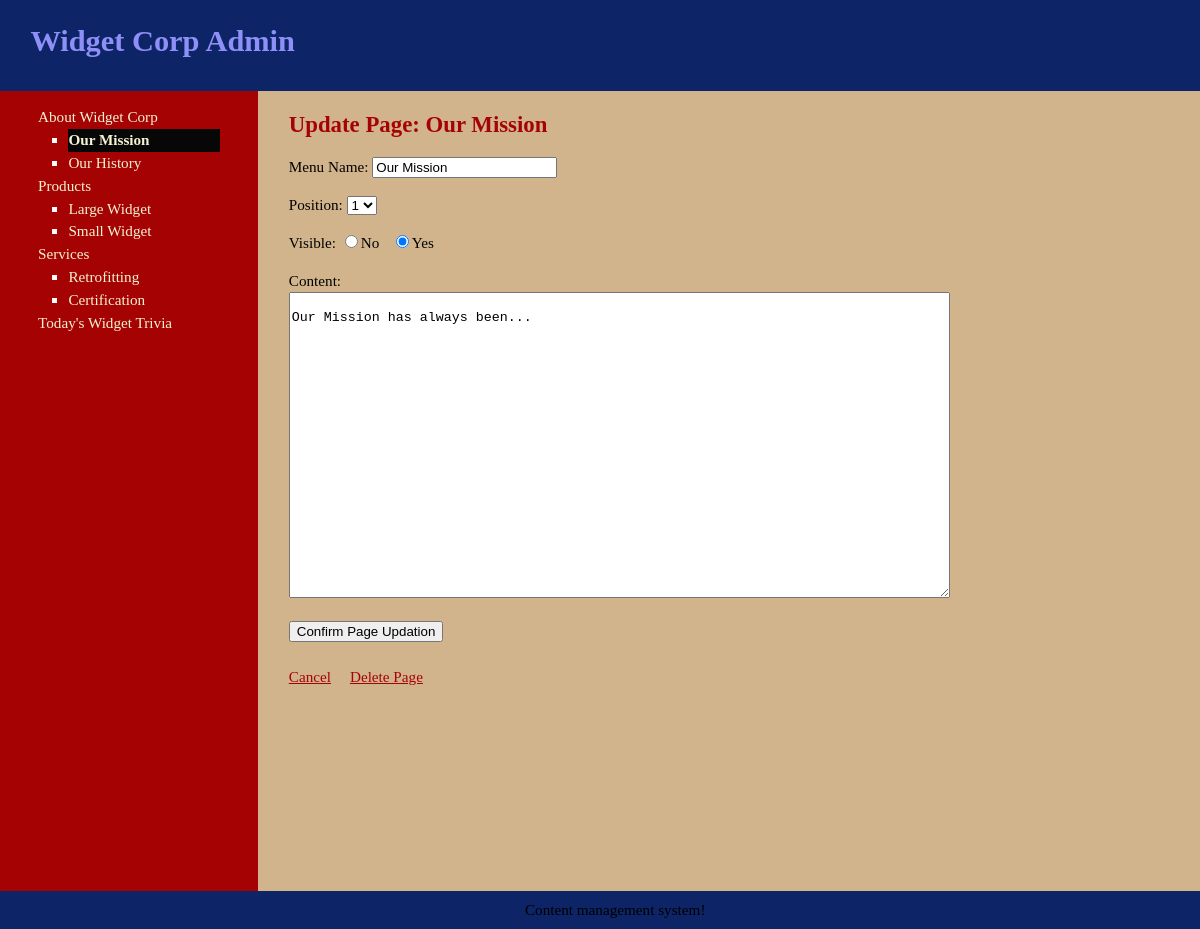
Page /public/updatePage.php?page=1 (signed in) on the committed database.
### tables this page shows
CREATE TABLE `subjects` (
  `id` int(10) NOT NULL,
  `menu_name` varchar(32) NOT NULL,
  `position` int(4) NOT NULL,
  `visible` tinyint(1) NOT NULL
);

CREATE TABLE `pages` (
  `id` int(10) NOT NULL,
  `subject_id` int(10) NOT NULL,
  `menu_name` varchar(32) NOT NULL,
  `position` int(4) NOT NULL,
  `visible` tinyint(1) NOT NULL,
  `content` text DEFAULT NULL
);

### public/updatePage.php (the view, shortened to what this page needs)
<?php require_once("../includefiles/db.php"); ?>
<?php require_once("../includefiles/functions.php"); ?>
<?php find_selected_page_from_subject(); ?>
<?php include("../includefiles/header.php"); ?>
<div id="main">
    <div id="navigation">
        <?php echo navigation($current_subject, $current_page); ?>
    </div>
    <div id="page">
        <h2>Update Page: <?php echo htmlentities($current_page["menu_name"]); ?></h2>
        <form action="updatePage.php?page=<?php echo urlencode($current_page["id"]); ?>" method="post">
            <p>Menu Name:
                <input type="text" name="menu_name"
                    value="<?php echo htmlentities($current_page["menu_name"]); ?>" />
            </p>
            <p>Position:
                <select name="position">
                <?php
                    $page_set = find_pages_for_subjects($current_page["subject_id"]);
                    $page_count = mysqli_num_rows($page_set);
                    for($count=1; $count <= $page_count; $count++)
                    {
                        echo "<option value=\"{$count}\"";
                        if($current_page["position"] == $count) {
                            echo " selected";
                        }
                        echo ">{$count}</option>";
                    }
                ?>
                </select>
            </p>
            <p>Visible:
                <input type="radio" name="visible" value="0"
                    <?php if ($current_page["visible"] == 0) {echo "checked"; } ?>/>No
                &nbsp;
                <input type="radio" name="visible" value="1"
                    <?php if ($current_page["visible"] == 1) {echo "checked"; } ?>/>Yes
            </p>
            <p>Content:<br />
                <textarea name="content" cols="80" rows="20">
                    <?php echo htmlentities($current_page["content"]); ?>
                </textarea>
            </p>
            <input type="submit" name="submit" value="Confirm Page Updation" />
        </form>
        <br />
        <a href="manageWebsiteContent.php?page=<?php echo urlencode($current_page["id"]); ?>">Cancel</a>
        <a href="deleteaPage.php?page=<?php echo urlencode($current_page["id"]); ?>"
         onclick="return confirm('Are you sure?');">Delete Page</a>
    </div>
</div>
<?php include("../includefiles/footer.php"); ?>

### includefiles/functions.php (shortened to what this page needs)
<?php
    function find_all_subjects($public=true) {
        global $connection;
        $query = "SELECT * ";
        $query .= "FROM subjects ";
        $query .= "ORDER BY position ASC";
        $subjects = mysqli_query($connection, $query);
        return $subjects;
    }
    function find_pages_for_subjects($subject_id, $public=true) {
        global $connection;
        $final_subject_id = mysqli_real_escape_string($connection, $subject_id);
        $query = "SELECT * ";
        $query .= "FROM pages ";
        $query .= "WHERE subject_id = {$final_subject_id} ";
        if($public) {
            $query .= "AND visible = 1 ";
        }
        $query .= "ORDER BY position ASC";
        $pages = mysqli_query($connection, $query);
        return $pages;
    }
    function find_pages_for_subjects_admin_view($subject_id) {
        global $connection;
        $final_subject_id = mysqli_real_escape_string($connection, $subject_id);
        $query = "SELECT * ";
        $query .= "FROM pages ";
        $query .= "WHERE subject_id = {$final_subject_id} ";
        $query .= "ORDER BY position ASC";
        $pages = mysqli_query($connection, $query);
        return $pages;
    }
    function find_page_by_id($page_id, $public=true) {
        global $connection;
        $final_page_id = mysqli_real_escape_string($connection, $page_id);
        $query = "SELECT * ";
        $query .= "FROM pages ";
        $query .= "WHERE id = {$final_page_id} ";
        $query .= "LIMIT 1";
        $pages = mysqli_query($connection, $query);
        if($page = mysqli_fetch_assoc($pages)) {
            return $page;
        } else {
            return null;
        }
    }
    function find_selected_page_from_subject($public=false) {
        if(isset($_GET["subject"])) {
            $current_subject = find_subject_by_id($_GET["subject"], $public);
            if($current_subject && $public) {
                $current_page = find_default_page_for_subject($current_subject["id"]);
            } else {
                $current_page = null;
            }
        } elseif (isset($_GET["page"])) {
            $current_subject = null;
            $current_page = find_page_by_id($_GET["page"], $public);
        } else {
            $current_subject = null;
            $current_page = null;
        }
    }
    function navigation($subject_array, $page_array) {
        $output = "<ul class=\"subjects\">";
        $get_all_subjects = find_all_subjects(false);
        while($subject = mysqli_fetch_assoc($get_all_subjects)) {
            $output .= "<li";
                $output .= ">";
                $output .= "<a href=\"manageWebsiteContent.php?subject=";
                $output .= urlencode($subject['id']);
                $output .= "\">";
                $output .= htmlentities($subject["menu_name"]);
                $output .= "</a>";
                $get_all_pages = find_pages_for_subjects_admin_view($subject['id']);
                $output .= "<ul class=\"pages\">";
                while($page = mysqli_fetch_assoc($get_all_pages)) {
                    $output .= " <li";
                    if( $page_array && $page['id'] == $page_array['id'] ) {
                        $output .= " class=\"selected\"";
                    }
                    $output .= ">";
                    $output .= "<a href=\"manageWebsiteContent.php?page=";
                    $output .= urlencode($page['id']);
                    $output .= "\">";
                    $output .= htmlentities($page["menu_name"]);
                    $output .= "</a></li>";
                }
                $output .= "</ul></li>";
            }
        $output .= "</ul>";
        return $output;
    }
?>

### css/style.css (style rules this page uses)
html { height:100%; width:100% }
body { width: 100%; height: 100%; margin:0; padding: 0; border:0; font-family: Verdana, Tahoma, serif; font-size: 0.95em; line-height: 1.5em; background: rgb(210, 180, 140); }
a { color: rgb(165, 3, 3);; }
#main { height: 100%; width: 100%; margin: 0; padding: 0; background-color: rgb(210, 180, 140); }
#navigation { float: left; width: 12em; height: 100%; margin: 0; padding: 0 2.5em; color: rgb(3, 3, 51); background-color: rgb(165, 3, 3); }
#navigation a { color: rgb(243, 243, 209);; text-decoration: none; }
#page { float: left; height: 100%; padding-left: 2em; vertical-align: top; background-color: rgb(210, 180, 140); }
#page h2 { color: rgb(165, 3, 3);; margin-top: 1em; }
ul.subjects { margin: 1em 0; padding-left: 0; list-style: none; }
ul.pages { padding-left: 2em; list-style: square; color: rgb(253, 251, 251); font-weight: normal; }
.selected { font-weight: bold; background-color: rgb(7, 7, 7); color: rgb(253, 251, 251); }

### rows in the picture
subjects: value "About Widget Corp"
pages: value "Our Mission", menu_name "Our Mission", position "1", visible "☑", content "Our Mission has always been..."
pages: value "Our History"
subjects: value "Products"
pages: value "Large Widget"
pages: value "Small Widget"
subjects: value "Services"
pages: value "Retrofitting"
pages: value "Certification"
subjects: value "Today's Widget Trivia"
